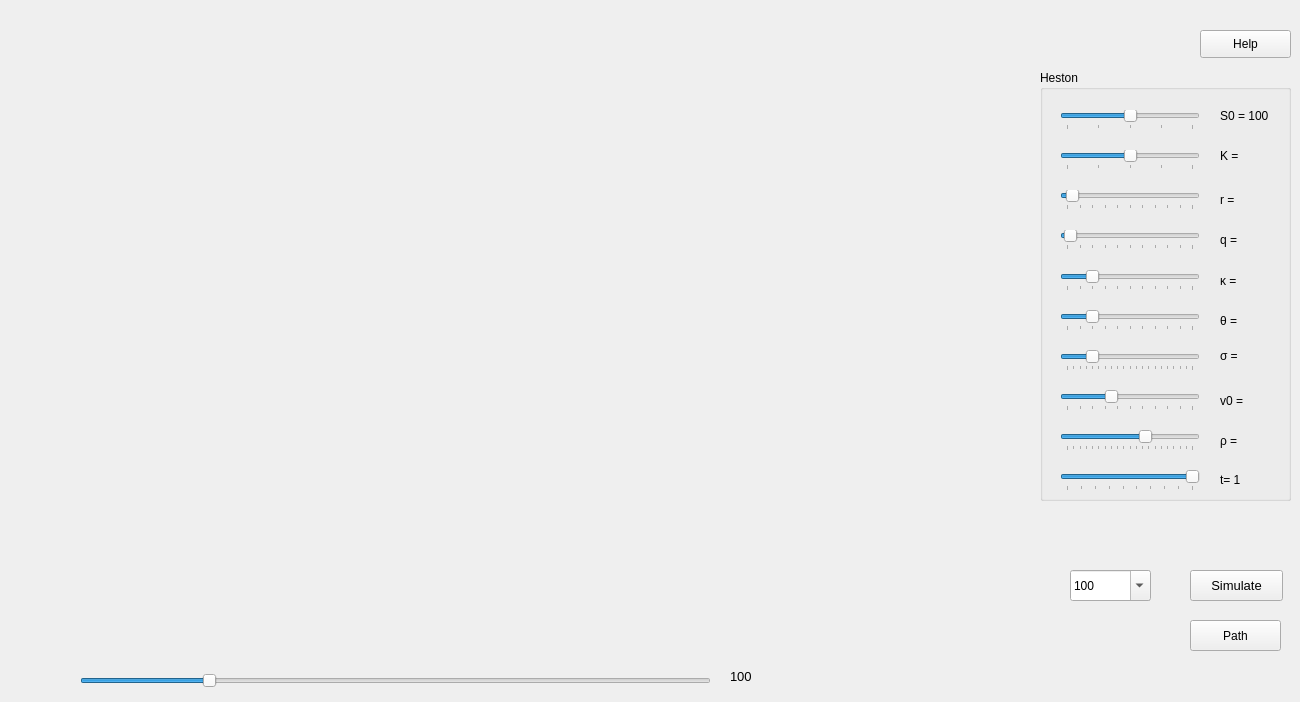
   <widget class="QWidget" name="tab">
    <attribute name="title">
     <string>Heston stochastic volatility model</string>
    </attribute>
    <widget class="MPL_WIDGET" name="oMplCanvas_Heston" native="true">
     <property name="enabled">
      <bool>true</bool>
     </property>
     <property name="geometry">
      <rect>
       <x>-10</x>
       <y>-10</y>
       <width>1051</width>
       <height>661</height>
      </rect>
     </property>
     <property name="mouseTracking">
      <bool>true</bool>
     </property>
     <property name="tabletTracking">
      <bool>true</bool>
     </property>
     <property name="autoFillBackground">
      <bool>true</bool>
     </property>
    </widget>
    <widget class="QGroupBox" name="groupBox_Heston">
     <property name="geometry">
      <rect>
       <x>1040</x>
       <y>70</y>
       <width>251</width>
       <height>431</height>
      </rect>
     </property>
     <property name="title">
      <string>Heston</string>
     </property>
     <widget class="QLabel" name="label_theta_Heston">
      <property name="geometry">
       <rect>
        <x>180</x>
        <y>240</y>
        <width>91</width>
        <height>21</height>
       </rect>
      </property>
      <property name="font">
       <font>
        <family>Tahoma</family>
        <pointsize>9</pointsize>
       </font>
      </property>
      <property name="toolTip">
       <string>θ &gt; 0 the mean reversion level for the variance</string>
      </property>
      <property name="text">
       <string>θ = </string>
      </property>
     </widget>
     <widget class="QSlider" name="slider_q_Heston">
      <property name="geometry">
       <rect>
        <x>20</x>
        <y>160</y>
        <width>140</width>
        <height>20</height>
       </rect>
      </property>
      <property name="toolTip">
       <string>the dividend yield for the stock</string>
      </property>
      <property name="minimum">
       <number>0</number>
      </property>
      <property name="maximum">
       <number>50</number>
      </property>
      <property name="pageStep">
       <number>1</number>
      </property>
      <property name="value">
       <number>1</number>
      </property>
      <property name="sliderPosition">
       <number>1</number>
      </property>
      <property name="orientation">
       <enum>Qt::Horizontal</enum>
      </property>
      <property name="tickPosition">
       <enum>QSlider::TicksBelow</enum>
      </property>
      <property name="tickInterval">
       <number>5</number>
      </property>
     </widget>
     <widget class="QLabel" name="label_sigma_Heston">
      <property name="geometry">
       <rect>
        <x>180</x>
        <y>270</y>
        <width>91</width>
        <height>31</height>
       </rect>
      </property>
      <property name="font">
       <font>
        <family>Tahoma</family>
        <pointsize>9</pointsize>
       </font>
      </property>
      <property name="toolTip">
       <string>σ &gt; 0 the volatility of the variance</string>
      </property>
      <property name="text">
       <string>σ =</string>
      </property>
     </widget>
     <widget class="QSlider" name="slider_S0_Heston">
      <property name="geometry">
       <rect>
        <x>20</x>
        <y>40</y>
        <width>140</width>
        <height>20</height>
       </rect>
      </property>
      <property name="toolTip">
       <string>spot price</string>
      </property>
      <property name="minimum">
       <number>80</number>
      </property>
      <property name="maximum">
       <number>120</number>
      </property>
      <property name="singleStep">
       <number>10</number>
      </property>
      <property name="pageStep">
       <number>10</number>
      </property>
      <property name="value">
       <number>100</number>
      </property>
      <property name="sliderPosition">
       <number>100</number>
      </property>
      <property name="orientation">
       <enum>Qt::Horizontal</enum>
      </property>
      <property name="tickPosition">
       <enum>QSlider::TicksBelow</enum>
      </property>
      <property name="tickInterval">
       <number>10</number>
      </property>
     </widget>
     <widget class="QLabel" name="label_v0_Heston">
      <property name="geometry">
       <rect>
        <x>180</x>
        <y>320</y>
        <width>91</width>
        <height>21</height>
       </rect>
      </property>
      <property name="font">
       <font>
        <family>Tahoma</family>
        <pointsize>9</pointsize>
       </font>
      </property>
      <property name="toolTip">
       <string>ν0 &gt; 0 the initial level of the variance</string>
      </property>
      <property name="text">
       <string>v0 = </string>
      </property>
     </widget>
     <widget class="QSlider" name="slider_t_Heston">
      <property name="enabled">
       <bool>true</bool>
      </property>
      <property name="geometry">
       <rect>
        <x>20</x>
        <y>400</y>
        <width>140</width>
        <height>21</height>
       </rect>
      </property>
      <property name="toolTip">
       <string>maturity</string>
      </property>
      <property name="minimum">
       <number>1</number>
      </property>
      <property name="maximum">
       <number>10</number>
      </property>
      <property name="singleStep">
       <number>1</number>
      </property>
      <property name="pageStep">
       <number>1</number>
      </property>
      <property name="value">
       <number>10</number>
      </property>
      <property name="sliderPosition">
       <number>10</number>
      </property>
      <property name="orientation">
       <enum>Qt::Horizontal</enum>
      </property>
      <property name="tickPosition">
       <enum>QSlider::TicksBelow</enum>
      </property>
      <property name="tickInterval">
       <number>1</number>
      </property>
     </widget>
     <widget class="QLabel" name="label_q_Heston">
      <property name="geometry">
       <rect>
        <x>180</x>
        <y>150</y>
        <width>91</width>
        <height>40</height>
       </rect>
      </property>
      <property name="font">
       <font>
        <family>Tahoma</family>
        <pointsize>9</pointsize>
       </font>
      </property>
      <property name="toolTip">
       <string>the dividend yield for the stock</string>
      </property>
      <property name="text">
       <string>q =</string>
      </property>
     </widget>
     <widget class="QLabel" name="label_kappa_Heston">
      <property name="geometry">
       <rect>
        <x>180</x>
        <y>200</y>
        <width>91</width>
        <height>21</height>
       </rect>
      </property>
      <property name="font">
       <font>
        <family>Tahoma</family>
        <pointsize>9</pointsize>
       </font>
      </property>
      <property name="toolTip">
       <string>κ &gt; 0 the mean reversion speed for the variance</string>
      </property>
      <property name="text">
       <string>κ = </string>
      </property>
     </widget>
     <widget class="QSlider" name="slider_sigma_Heston">
      <property name="geometry">
       <rect>
        <x>20</x>
        <y>280</y>
        <width>140</width>
        <height>21</height>
       </rect>
      </property>
      <property name="toolTip">
       <string>σ &gt; 0 the volatility of the variance</string>
      </property>
      <property name="minimum">
       <number>0</number>
      </property>
      <property name="maximum">
       <number>100</number>
      </property>
      <property name="pageStep">
       <number>5</number>
      </property>
      <property name="value">
       <number>20</number>
      </property>
      <property name="sliderPosition">
       <number>20</number>
      </property>
      <property name="orientation">
       <enum>Qt::Horizontal</enum>
      </property>
      <property name="tickPosition">
       <enum>QSlider::TicksBelow</enum>
      </property>
      <property name="tickInterval">
       <number>5</number>
      </property>
     </widget>
     <widget class="QLabel" name="label_r_Heston">
      <property name="geometry">
       <rect>
        <x>180</x>
        <y>120</y>
        <width>81</width>
        <height>20</height>
       </rect>
      </property>
      <property name="font">
       <font>
        <family>Tahoma</family>
        <pointsize>9</pointsize>
       </font>
      </property>
      <property name="toolTip">
       <string>the risk-free interest rate for the stock</string>
      </property>
      <property name="text">
       <string>r = </string>
      </property>
     </widget>
     <widget class="QLabel" name="label_t_Heston">
      <property name="geometry">
       <rect>
        <x>180</x>
        <y>400</y>
        <width>81</width>
        <height>20</height>
       </rect>
      </property>
      <property name="font">
       <font>
        <family>Tahoma</family>
        <pointsize>9</pointsize>
       </font>
      </property>
      <property name="toolTip">
       <string>maturity</string>
      </property>
      <property name="text">
       <string>t= 1</string>
      </property>
     </widget>
     <widget class="QLabel" name="label_K_Heston">
      <property name="geometry">
       <rect>
        <x>180</x>
        <y>70</y>
        <width>131</width>
        <height>31</height>
       </rect>
      </property>
      <property name="font">
       <font>
        <family>Tahoma</family>
        <pointsize>9</pointsize>
       </font>
      </property>
      <property name="toolTip">
       <string>strike price</string>
      </property>
      <property name="text">
       <string>K = </string>
      </property>
     </widget>
     <widget class="QSlider" name="slider_kappa_Heston">
      <property name="geometry">
       <rect>
        <x>20</x>
        <y>200</y>
        <width>140</width>
        <height>21</height>
       </rect>
      </property>
      <property name="mouseTracking">
       <bool>true</bool>
      </property>
      <property name="toolTip">
       <string>κ &gt; 0 the mean reversion speed for the variance</string>
      </property>
      <property name="minimum">
       <number>0</number>
      </property>
      <property name="maximum">
       <number>100</number>
      </property>
      <property name="singleStep">
       <number>1</number>
      </property>
      <property name="pageStep">
       <number>5</number>
      </property>
      <property name="value">
       <number>20</number>
      </property>
      <property name="sliderPosition">
       <number>20</number>
      </property>
      <property name="tracking">
       <bool>false</bool>
      </property>
      <property name="orientation">
       <enum>Qt::Horizontal</enum>
      </property>
      <property name="tickPosition">
       <enum>QSlider::TicksBelow</enum>
      </property>
      <property name="tickInterval">
       <number>10</number>
      </property>
     </widget>
     <widget class="QSlider" name="slider_r_Heston">
      <property name="geometry">
       <rect>
        <x>20</x>
        <y>120</y>
        <width>140</width>
        <height>20</height>
       </rect>
      </property>
      <property name="toolTip">
       <string>the risk-free interest rate for the stock</string>
      </property>
      <property name="minimum">
       <number>0</number>
      </property>
      <property name="maximum">
       <number>50</number>
      </property>
      <property name="pageStep">
       <number>1</number>
      </property>
      <property name="value">
       <number>2</number>
      </property>
      <property name="orientation">
       <enum>Qt::Horizontal</enum>
      </property>
      <property name="tickPosition">
       <enum>QSlider::TicksBelow</enum>
      </property>
      <property name="tickInterval">
       <number>5</number>
      </property>
     </widget>
     <widget class="QSlider" name="slider_K_Heston">
      <property name="geometry">
       <rect>
        <x>20</x>
        <y>80</y>
        <width>140</width>
        <height>20</height>
       </rect>
      </property>
      <property name="toolTip">
       <string>strike price</string>
      </property>
      <property name="minimum">
       <number>80</number>
      </property>
      <property name="maximum">
       <number>120</number>
      </property>
      <property name="singleStep">
       <number>10</number>
      </property>
      <property name="pageStep">
       <number>10</number>
      </property>
      <property name="value">
       <number>100</number>
      </property>
      <property name="sliderPosition">
       <number>100</number>
      </property>
      <property name="orientation">
       <enum>Qt::Horizontal</enum>
      </property>
      <property name="tickPosition">
       <enum>QSlider::TicksBelow</enum>
      </property>
      <property name="tickInterval">
       <number>10</number>
      </property>
     </widget>
     <widget class="QLabel" name="label_S0_Heston">
      <property name="geometry">
       <rect>
        <x>180</x>
        <y>30</y>
        <width>131</width>
        <height>31</height>
       </rect>
      </property>
      <property name="font">
       <font>
        <family>Tahoma</family>
        <pointsize>9</pointsize>
       </font>
      </property>
      <property name="toolTip">
       <string>spot price</string>
      </property>
      <property name="text">
       <string>S0 = 100</string>
      </property>
     </widget>
     <widget class="QSlider" name="slider_theta_Heston">
      <property name="geometry">
       <rect>
        <x>20</x>
        <y>240</y>
        <width>140</width>
        <height>21</height>
       </rect>
      </property>
      <property name="mouseTracking">
       <bool>true</bool>
      </property>
      <property name="toolTip">
       <string>θ &gt; 0 the mean reversion level for the variance</string>
      </property>
      <property name="minimum">
       <number>0</number>
      </property>
      <property name="maximum">
       <number>100</number>
      </property>
      <property name="singleStep">
       <number>1</number>
      </property>
      <property name="pageStep">
       <number>5</number>
      </property>
      <property name="value">
       <number>20</number>
      </property>
      <property name="sliderPosition">
       <number>20</number>
      </property>
      <property name="tracking">
       <bool>false</bool>
      </property>
      <property name="orientation">
       <enum>Qt::Horizontal</enum>
      </property>
      <property name="tickPosition">
       <enum>QSlider::TicksBelow</enum>
      </property>
      <property name="tickInterval">
       <number>10</number>
      </property>
     </widget>
     <widget class="QSlider" name="slider_v0_Heston">
      <property name="geometry">
       <rect>
        <x>20</x>
        <y>320</y>
        <width>140</width>
        <height>21</height>
       </rect>
      </property>
      <property name="mouseTracking">
       <bool>true</bool>
      </property>
      <property name="toolTip">
       <string>ν0 &gt; 0 the initial level of the variance</string>
      </property>
      <property name="minimum">
       <number>0</number>
      </property>
      <property name="maximum">
       <number>100</number>
      </property>
      <property name="singleStep">
       <number>1</number>
      </property>
      <property name="pageStep">
       <number>5</number>
      </property>
      <property name="value">
       <number>35</number>
      </property>
      <property name="sliderPosition">
       <number>35</number>
      </property>
      <property name="tracking">
       <bool>false</bool>
      </property>
      <property name="orientation">
       <enum>Qt::Horizontal</enum>
      </property>
      <property name="tickPosition">
       <enum>QSlider::TicksBelow</enum>
      </property>
      <property name="tickInterval">
       <number>10</number>
      </property>
     </widget>
     <widget class="QLabel" name="label_rho_Heston">
      <property name="geometry">
       <rect>
        <x>180</x>
        <y>360</y>
        <width>91</width>
        <height>21</height>
       </rect>
      </property>
      <property name="font">
       <font>
        <family>Tahoma</family>
        <pointsize>9</pointsize>
       </font>
      </property>
      <property name="toolTip">
       <string>ρ ∈ [−1,1] the correlation between the two Brownian motions W1 and W2</string>
      </property>
      <property name="text">
       <string>ρ = </string>
      </property>
     </widget>
     <widget class="QSlider" name="slider_rho_Heston">
      <property name="geometry">
       <rect>
        <x>20</x>
        <y>360</y>
        <width>140</width>
        <height>21</height>
       </rect>
      </property>
      <property name="mouseTracking">
       <bool>true</bool>
      </property>
      <property name="toolTip">
       <string>ρ ∈ [−1,1] the correlation between the two Brownian motions W1 and W2</string>
      </property>
      <property name="minimum">
       <number>-100</number>
      </property>
      <property name="maximum">
       <number>100</number>
      </property>
      <property name="singleStep">
       <number>1</number>
      </property>
      <property name="pageStep">
       <number>5</number>
      </property>
      <property name="value">
       <number>25</number>
      </property>
      <property name="sliderPosition">
       <number>25</number>
      </property>
      <property name="tracking">
       <bool>false</bool>
      </property>
      <property name="orientation">
       <enum>Qt::Horizontal</enum>
      </property>
      <property name="tickPosition">
       <enum>QSlider::TicksBelow</enum>
      </property>
      <property name="tickInterval">
       <number>10</number>
      </property>
     </widget>
    </widget>
    <widget class="QPushButton" name="button_Simulate_Heston">
     <property name="geometry">
      <rect>
       <x>1190</x>
       <y>570</y>
       <width>93</width>
       <height>31</height>
      </rect>
     </property>
     <property name="font">
      <font>
       <family>Tahoma</family>
       <pointsize>10</pointsize>
      </font>
     </property>
     <property name="toolTip">
      <string>Run simulation again</string>
     </property>
     <property name="text">
      <string>Simulate</string>
     </property>
    </widget>
    <widget class="QPushButton" name="button_PickSim_Heston">
     <property name="geometry">
      <rect>
       <x>1190</x>
       <y>620</y>
       <width>91</width>
       <height>31</height>
      </rect>
     </property>
     <property name="toolTip">
      <string>Select a different simulated path</string>
     </property>
     <property name="text">
      <string>Path</string>
     </property>
    </widget>
    <widget class="QSlider" name="slider_t1_Heston">
     <property name="geometry">
      <rect>
       <x>80</x>
       <y>670</y>
       <width>631</width>
       <height>22</height>
      </rect>
     </property>
     <property name="minimum">
      <number>1</number>
     </property>
     <property name="maximum">
      <number>500</number>
     </property>
     <property name="singleStep">
      <number>10</number>
     </property>
     <property name="pageStep">
      <number>50</number>
     </property>
     <property name="value">
      <number>100</number>
     </property>
     <property name="orientation">
      <enum>Qt::Horizontal</enum>
     </property>
     <property name="tickPosition">
      <enum>QSlider::NoTicks</enum>
     </property>
    </widget>
    <widget class="QLabel" name="label_t1_Heston">
     <property name="geometry">
      <rect>
       <x>730</x>
       <y>660</y>
       <width>114</width>
       <height>33</height>
      </rect>
     </property>
     <property name="font">
      <font>
       <family>Tahoma</family>
       <pointsize>10</pointsize>
      </font>
     </property>
     <property name="text">
      <string>100</string>
     </property>
    </widget>
    <widget class="QComboBox" name="comboBox_SimSize_Heston">
     <property name="geometry">
      <rect>
       <x>1070</x>
       <y>570</y>
       <width>81</width>
       <height>31</height>
      </rect>
     </property>
     <property name="toolTip">
      <string>simulation size</string>
     </property>
     <property name="editable">
      <bool>true</bool>
     </property>
     <property name="currentText">
      <string>100</string>
     </property>
     <item>
      <property name="text">
       <string>100</string>
      </property>
     </item>
     <item>
      <property name="text">
       <string>200</string>
      </property>
     </item>
     <item>
      <property name="text">
       <string>500</string>
      </property>
     </item>
     <item>
      <property name="text">
       <string>1000</string>
      </property>
     </item>
    </widget>
    <widget class="QLabel" name="label_Message_Heston">
     <property name="geometry">
      <rect>
       <x>1060</x>
       <y>530</y>
       <width>201</width>
       <height>21</height>
      </rect>
     </property>
     <property name="font">
      <font>
       <family>Tahoma</family>
       <pointsize>12</pointsize>
       <weight>75</weight>
       <bold>true</bold>
      </font>
     </property>
     <property name="text">
      <string/>
     </property>
    </widget>
    <widget class="QPushButton" name="button_Help_Heston">
     <property name="geometry">
      <rect>
       <x>1200</x>
       <y>30</y>
       <width>91</width>
       <height>28</height>
      </rect>
     </property>
     <property name="text">
      <string>Help</string>
     </property>
    </widget>
   </widget>
